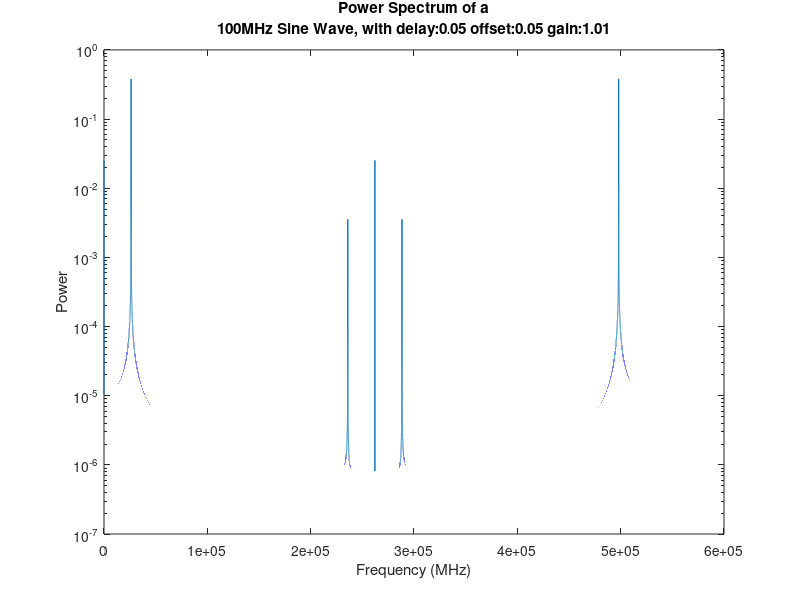

The MATLAB script that drew this image:
% Interleaved ADC mismatches simulation
% including gain, delay, and offset;
%
% Author: Hong Chen
% Date: August 5,2010

% Sampling frequency 
Fs = 2e9; 

% Sample time
T = 1/Fs;                     

% Length of signal
L = (2^16)*8;                    

% Time vector
t = (0:L-1)*T;   
t1 = t(1:2:end);
t2 = t(2:2:end);

% Frequency of Sine Wave
freq = 1e8;

% delay
% default = 0.0
delay=0.05;
t2=t2+delay*(1/Fs);

% gain
% default= 1.0
gain=1.01;

% offset
% default = 0.0
offset=0.05;

% Create a sine wave of input frequency.
x = sin(2*pi*t*freq); 
x1 = (sin(2*pi*t1*freq)+offset)*gain;
x2 = sin (2*pi*t2*freq);
x(1:2:end)=x1;
x(2:2:end)=x2;

nfft = 2^nextpow2(L); % Next power of 2 from length of y
y = fft(x,nfft)/L;
f = Fs/2*linspace(0,1,nfft/2+1);
f = f/(1e6)*1.0;

% Plot single-sided amplitude spectrum.
figure(3)
%semilogy(f,2*abs(y(1:nfft/2+1))) 
semilogy(abs(y));
graph_title=strcat('Power Spectrum of a',char(32));
graph_title2=num2str(freq/(1e6)*1.0);
graph_title2=strcat(graph_title2,'MHz Sine Wave, with delay:');
graph_title2=strcat(graph_title2,num2str(delay,8));
graph_title2=strcat(graph_title2,' offset:');
graph_title2=strcat(graph_title2,num2str(offset,8));
graph_title2=strcat(graph_title2,' gain:');
graph_title2=strcat(graph_title2,num2str(gain,8));
graph_title={graph_title,graph_title2};
title(graph_title); 
xlabel('Frequency (MHz)'); 
ylabel('Power');

% Loop through different frequency value
% figure(2)
% for i=1:1:15,
%     freq=freq+i*(freq/15);
%     x1 = (sin(2*pi*t1*freq)+offset)*gain;
%     x2 = sin (2*pi*t2*freq);
%     x(1:2:end)=x1;
%     x(2:2:end)=x2;
%     y = fft(x,nfft)/L;
%     semilogy(f,2*abs(y(1:nfft/2+1))) 
%     graph_title=strcat('Power Spectrum of a ',num2str(freq));
%     graph_title=strcat(graph_title,'Hz Sine Wave, with delay:');
%     graph_title=strcat(graph_title,num2str(delay,8));
%     graph_title=strcat(graph_title,' offset:');
%     graph_title=strcat(graph_title,num2str(offset,8));
%     graph_title=strcat(graph_title,' gain:');
%     graph_title=strcat(graph_title,num2str(gain,8));
%     title(graph_title); 
%     xlabel('Frequency (Hz)'); 
%     ylabel('Power');
%     pause(1);
% end